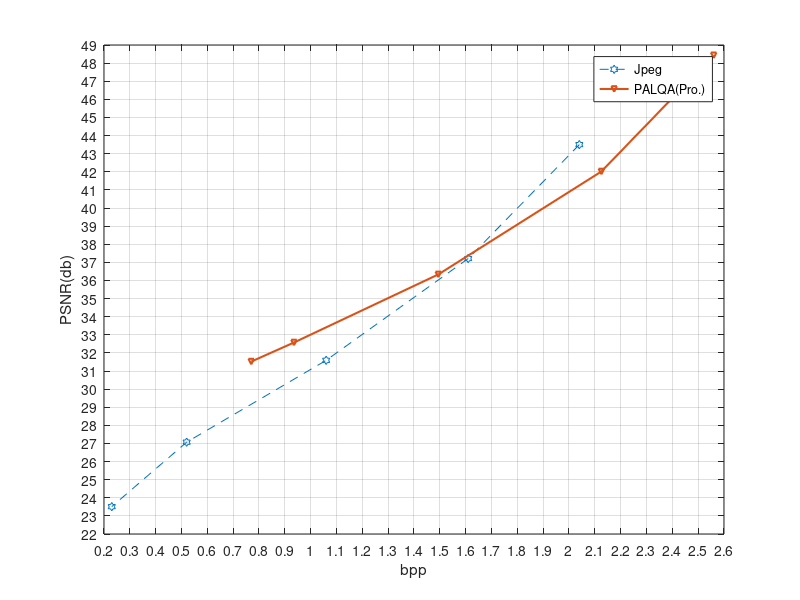

Write the MATLAB code that produced this figure.

clc
clear all

%Image name:Airport.jpg.%image size: 512*512.
%LQA_gray-scale after applying DCT with quantization, Q=8 %Image
%size=512*512. Quantum apporach name: modified ZSCNEQR 
%% Z, Y(:,2) 

%%Image name =airport, Gray, 512*512. Approach name Basic JPEG(Zigzag and
%%Huffman Coding)Factor=2,4,8,16,32,


bpp=[2.04 1.61 1.06 0.52 0.23];
psnr1=[43.50 37.21 31.59  27.07 23.51];

%QF=32,36,50,60,110

bpp_palqa=[2.56 2.1253 1.4941 0.9354   0.77];%Q=8,16,32,60,120 

PSNR_T=[48.43 42.0141 36.3314 32.5727 31.52];

%bpp_palqa=[2.5616 2.1253 1.4941 0.9354  0.8282];%Q=8,16,32,60,90

%PSNR_T=[48.4343 42.0141 36.3314 32.5727 31.8602];

%bar(D_MZSCNEQR_8)
%xticklabels({'8-Q, 3-Q(X), 2-Q(Y)(Higher)','8-Q, 3-Q(X), 1-Q(Y)(Lower)','8-Q, 3-Q(X)','8-Q','1-Q(Y-middle)'});
%legend('PSNR=51.65(db)')

%bar(X1,Z1);
%xlabel('Required bits considering state preparation(MB)');
%ylabel('Required bpp');
%ylabel('PSNR(db)');

%%%%%Baboon%%NEQR, %%%% Condition= Y(:,2) 
%%Quantumtization=8, 16, 32, 70, 120;



Bpp_NZNEQR=[22.60 14.86  7.13 1.72 1.08];
psnr_nzneqr=[48.25  41.92 36.27 32.43 32.09];

plot(bpp, psnr1, '--h',bpp_palqa,PSNR_T,'-v','MarkerSize', 4,'LineWidth',1.5) %gray


%plot(bpp, psnr1, '--h',Bpp_NZNEQR,psnr_nzneqr,'--*',bpp_palqa,PSNR_T,'-v','MarkerSize', 4,'LineWidth',1.5) %gray

%plot(k3,l3,'-d', c1,d1,'--*',x6,y6, '--p' , i1,j1, '--p','MarkerSize',4,'LineWidth',1.5) %red
%plot(k4,l4,'-d', c2,d2,'--*',x7, y7, '--p' , i2,j2, '--p' ,'MarkerSize',4,'LineWidth',1.5)% green 
%plot(k5,l5,'-d', c3,d3,'--*',x8, y8, '--p' , i3,j3, '--p' ,'MarkerSize',4,'LineWidth',1.5) %blue

%xticklabels({8','16','32','64','128' });
legend('Jpeg','PALQA(Pro.)');
%legend('SCMFRQI(Proposed)(Red)','DCTEFRQI(Red)',  'DCTNCQI(Red)', 'DCTINCQI(Red)')
%legend('SCMFRQI(Proposed)(Green)','DCTEFRQI(Green)',  'DCTNCQI(Green)', 'DCTINCQI(Green)')
%legend('SCMFRQI(Proposed)(Blue)','DCTEFRQI(Blue)',  'DCTNCQI(Blue)', 'DCTINCQI(Blue)')

%bar(X1,Z1);
xlabel('bpp');
ylabel('PSNR(db)');
%ylabel('PSNR(db)');
%bar(X1)
set(gca,'XLim', [.2,2.6], 'XTick', .2:.1:2.6,...
'XTickLabel', .2:.1:2.6);
grid on
set(gca,'YLim', [22,49], 'YTick', 22:1:49,...
'YTickLabel', 22:1:49);
grid on